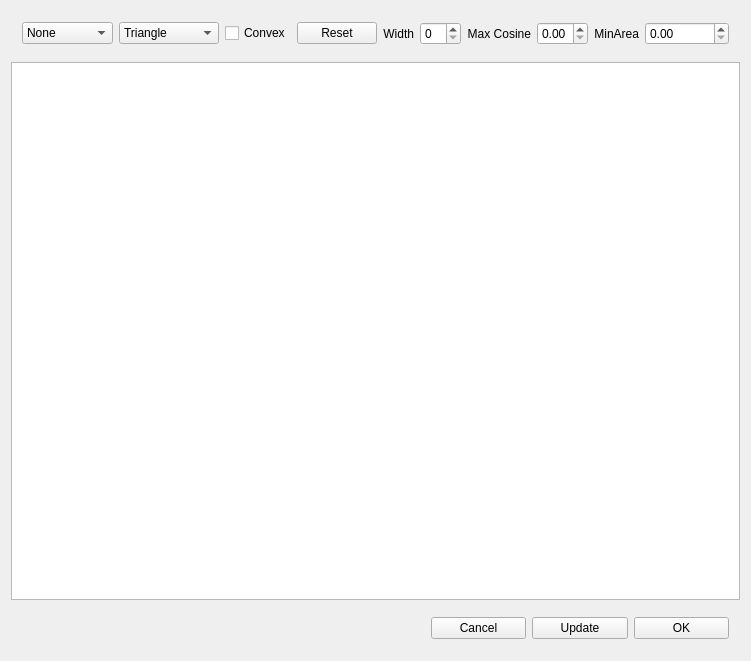
<?xml version="1.0" encoding="UTF-8"?>
<ui version="4.0">
 <class>CVActionShapesView</class>
 <widget class="CVActionView" name="CVActionShapesView">
  <property name="geometry">
   <rect>
    <x>0</x>
    <y>0</y>
    <width>705</width>
    <height>661</height>
   </rect>
  </property>
  <property name="windowTitle">
   <string>Shapes</string>
  </property>
  <layout class="QVBoxLayout" name="verticalLayout">
   <item>
    <widget class="QWidget" name="widget" native="true">
     <layout class="QHBoxLayout" name="horizontalLayout_4">
      <item>
       <widget class="QComboBox" name="procComboBox">
        <item>
         <property name="text">
          <string>None</string>
         </property>
        </item>
        <item>
         <property name="text">
          <string>Canny</string>
         </property>
        </item>
        <item>
         <property name="text">
          <string>Bin. Thresh</string>
         </property>
        </item>
       </widget>
      </item>
      <item>
       <widget class="QComboBox" name="shapeComboBox">
        <item>
         <property name="text">
          <string>Triangle</string>
         </property>
        </item>
        <item>
         <property name="text">
          <string>Quadrilateral</string>
         </property>
        </item>
        <item>
         <property name="text">
          <string>Square</string>
         </property>
        </item>
        <item>
         <property name="text">
          <string>Rectangle</string>
         </property>
        </item>
        <item>
         <property name="text">
          <string>Pentagon</string>
         </property>
        </item>
        <item>
         <property name="text">
          <string>All</string>
         </property>
        </item>
       </widget>
      </item>
      <item>
       <widget class="QCheckBox" name="convexCheckBox">
        <property name="text">
         <string>Convex</string>
        </property>
       </widget>
      </item>
      <item>
       <widget class="QPushButton" name="resetButton">
        <property name="text">
         <string>Reset</string>
        </property>
       </widget>
      </item>
      <item>
       <widget class="QLabel" name="label_4">
        <property name="text">
         <string>Width</string>
        </property>
        <property name="alignment">
         <set>Qt::AlignRight|Qt::AlignTrailing|Qt::AlignVCenter</set>
        </property>
       </widget>
      </item>
      <item>
       <widget class="QSpinBox" name="widthSpinBox"/>
      </item>
      <item>
       <widget class="QLabel" name="label_3">
        <property name="text">
         <string>Max Cosine</string>
        </property>
        <property name="alignment">
         <set>Qt::AlignRight|Qt::AlignTrailing|Qt::AlignVCenter</set>
        </property>
       </widget>
      </item>
      <item>
       <widget class="QDoubleSpinBox" name="maxCosineSpinBox">
        <property name="maximum">
         <double>1.000000000000000</double>
        </property>
       </widget>
      </item>
      <item>
       <widget class="QLabel" name="label_2">
        <property name="layoutDirection">
         <enum>Qt::LeftToRight</enum>
        </property>
        <property name="text">
         <string>MinArea</string>
        </property>
        <property name="alignment">
         <set>Qt::AlignRight|Qt::AlignTrailing|Qt::AlignVCenter</set>
        </property>
       </widget>
      </item>
      <item>
       <widget class="QDoubleSpinBox" name="minAreaSpinBox">
        <property name="maximum">
         <double>100000.000000000000000</double>
        </property>
        <property name="singleStep">
         <double>10.000000000000000</double>
        </property>
       </widget>
      </item>
     </layout>
    </widget>
   </item>
   <item>
    <widget class="QGraphicsView" name="graphicsView"/>
   </item>
   <item>
    <widget class="QWidget" name="widget_2" native="true">
     <property name="maximumSize">
      <size>
       <width>320</width>
       <height>16777215</height>
      </size>
     </property>
     <property name="layoutDirection">
      <enum>Qt::RightToLeft</enum>
     </property>
     <layout class="QHBoxLayout" name="horizontalLayout_3">
      <item>
       <widget class="QPushButton" name="okButton">
        <property name="maximumSize">
         <size>
          <width>100</width>
          <height>16777215</height>
         </size>
        </property>
        <property name="text">
         <string>OK</string>
        </property>
       </widget>
      </item>
      <item>
       <widget class="QPushButton" name="updateButton">
        <property name="maximumSize">
         <size>
          <width>100</width>
          <height>16777215</height>
         </size>
        </property>
        <property name="text">
         <string>Update</string>
        </property>
       </widget>
      </item>
      <item>
       <widget class="QPushButton" name="cancelButton">
        <property name="maximumSize">
         <size>
          <width>100</width>
          <height>16777215</height>
         </size>
        </property>
        <property name="text">
         <string>Cancel</string>
        </property>
       </widget>
      </item>
     </layout>
    </widget>
   </item>
  </layout>
 </widget>
 <layoutdefault spacing="6" margin="11"/>
 <customwidgets>
  <customwidget>
   <class>CVActionView</class>
   <extends>QWidget</extends>
   <header>cvactionview.h</header>
   <container>1</container>
  </customwidget>
 </customwidgets>
 <resources/>
 <connections/>
</ui>
